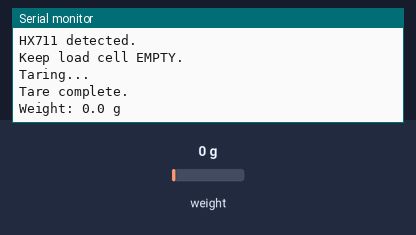
The sketch below on a simulated Arduino Uno, built with avr-gcc and run on an emulated ATmega328P. Parts: the last lines printed to the serial monitor. The inputs (shaded band) are chosen by the test bench; at power-on: weight on the scale 0 g.

Above: at 6.2 s.
6.3 s: weight on the scale set to 100 g
At 8.6 s:
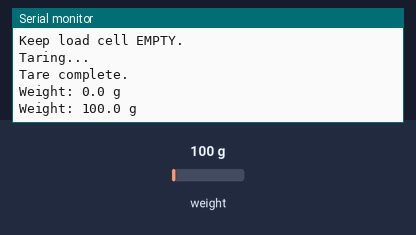
8.8 s: weight on the scale set to 1250 g
At 11.5 s:
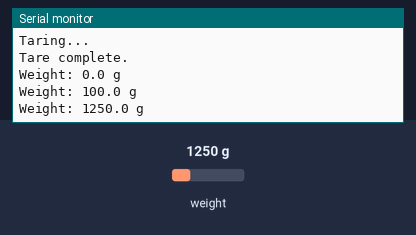
Timing chart, 0 to 13.0 s (numbered marks = the images above; inputs shaded):
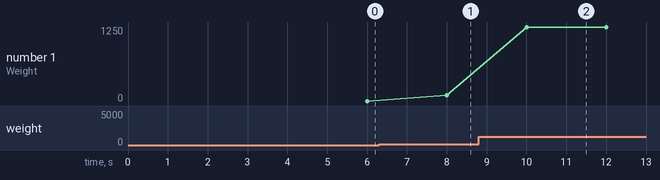

The sketch:

20_HX711_exclusive.ino
```cpp
#include "HX711.h"

#define HX711_DOUT 4
#define HX711_SCK  5

HX711 scale;

float calibration_factor = -208.45;

void setup() {
  Serial.begin(115200);
  delay(1000);

  Serial.println("=== HX711 Isolation Test ===");

  scale.begin(HX711_DOUT, HX711_SCK);

  if (!scale.is_ready()) {
    Serial.println("ERROR: HX711 not detected!");
    while (1);
  }

  Serial.println("HX711 detected.");

  scale.set_scale(calibration_factor);

  Serial.println("Keep load cell EMPTY.");
  Serial.println("Taring...");
  delay(3000);

  scale.tare();

  Serial.println("Tare complete.");
}

void loop() {
  if (scale.is_ready()) {
    float weight = scale.get_units(10);

    Serial.print("Weight: ");
    Serial.print(weight, 1);
    Serial.println(" g");
  } else {
    Serial.println("HX711 not ready.");
  }

  delay(1000);
}
```

Measured:
- after the input at 6.3 s, the serial monitor: prints a new line after 1.7 s (image 1)
- after the input at 8.8 s, the serial monitor: prints a new line after 1.2 s (image 2)
- plotted number 1: 0 → 100 after the input at 6.3 s, 100 → 1250 after the input at 8.8 s
